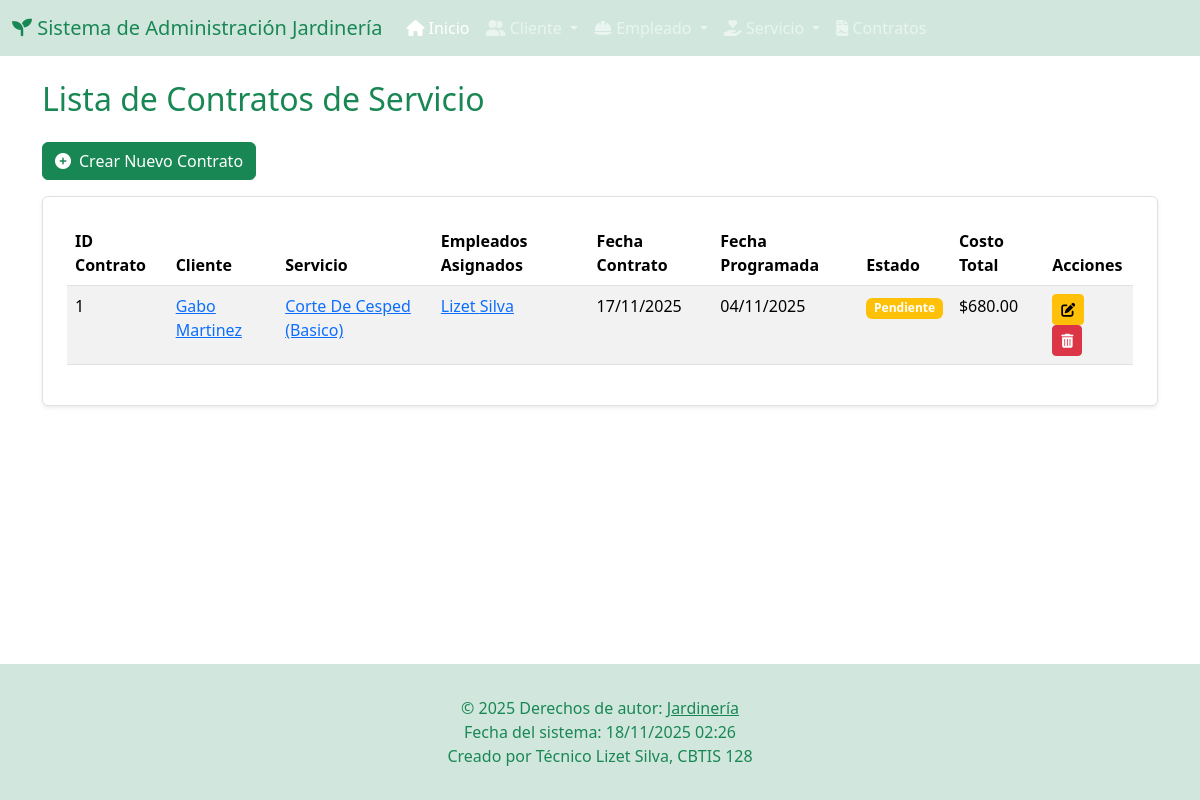
Screenshot of /jardineria/contratos/ with the database file from the repository.
### app_Jardineria/models.py (models this page shows, shortened)
class ContratoServicio(models.Model):
    cliente = models.ForeignKey(Cliente, on_delete=models.CASCADE, related_name='contratos')
    servicio = models.ForeignKey(Servicio, on_delete=models.CASCADE, related_name='contratos')
    empleados = models.ManyToManyField(Empleado, related_name='servicios_asignados')
    fecha_contrato = models.DateField(auto_now_add=True)
    fecha_programada = models.DateField()
    estado = models.CharField(
        max_length=20,
        choices=[
            ('PENDIENTE', 'Pendiente'),
            ('EN_PROGRESO', 'En Progreso'),
            ('COMPLETADO', 'Completado'),
            ('CANCELADO', 'Cancelado'),
        ],
        default='PENDIENTE'
    )
    observaciones = models.TextField(blank=True, null=True)
    costo_total = models.DecimalField(max_digits=10, decimal_places=2, blank=True, null=True) # Se puede calcular

class Cliente(models.Model):
    nombre = models.CharField(max_length=100)
    apellido = models.CharField(max_length=100)
    telefono = models.CharField(max_length=15, unique=True)
    email = models.EmailField(unique=True)
    direccion = models.CharField(max_length=100) # Corregido Charfield a CharField
    ciudad = models.CharField(max_length=100)
    codigo_postal = models.CharField(max_length=10)

class Servicio(models.Model):
    nombre_servicio = models.CharField(max_length=100)
    descripcion = models.TextField()
    precio = models.DecimalField(max_digits=8, decimal_places=2)
    duracion_estimada_horas = models.DecimalField(max_digits=4, decimal_places=2)
    fecha_creacion = models.DateTimeField(auto_now_add=True)
    activo = models.BooleanField(default=True)
    tipo_servicio = models.CharField(max_length=50, help_text="Ej: Poda, Riego, Diseño, Fumigación")

class Empleado(models.Model):
    nombre = models.CharField(max_length=100)
    apellido = models.CharField(max_length=100)
    puesto = models.CharField(max_length=100)
    telefono = models.CharField(max_length=15, unique=True)
    email = models.EmailField(unique=True)
    fecha_contratacion = models.DateField()
    salario = models.DecimalField(max_digits=10, decimal_places=2)

### app_Jardineria/views.py (the view)
# urls.py: path('contratos/', views.ver_contratos, name='ver_contratos'),
def ver_contratos(request):
    contratos = ContratoServicio.objects.all().order_by('-fecha_contrato')
    return render(request, 'contrato/ver_contratos.html', {'contratos': contratos})

### app_Jardineria/templates/contrato/ver_contratos.html (shortened to what this page needs)
{% extends 'base.html' %}
{% block content %}
<h2 class="mb-4 text-success">Lista de Contratos de Servicio</h2>
<a href="{% url 'agregar_contrato' %}" class="btn btn-success mb-3"><i class="fas fa-plus-circle me-2"></i>Crear Nuevo Contrato</a>
{% if contratos %}
<div class="table-responsive p-4 border rounded shadow-sm bg-white">
    <table class="table table-striped table-hover">
        <thead class="bg-success text-white">
            <tr>
                <th>ID Contrato</th>
                <th>Cliente</th>
                <th>Servicio</th>
                <th>Empleados Asignados</th>
                <th>Fecha Contrato</th>
                <th>Fecha Programada</th>
                <th>Estado</th>
                <th>Costo Total</th>
                <th>Acciones</th>
            </tr>
        </thead>
        <tbody>
            {% for contrato in contratos %}
            <tr>
                <td>{{ contrato.id }}</td>
                <td><a href="{% url 'detalle_cliente' contrato.cliente.id %}">{{ contrato.cliente.nombre }} {{ contrato.cliente.apellido }}</a></td>
                <td><a href="{% url 'detalle_servicio' contrato.servicio.id %}">{{ contrato.servicio.nombre_servicio }}</a></td>
                <td>
                    {% for empleado in contrato.empleados.all %}
                        <a href="{% url 'detalle_empleado' empleado.id %}">{{ empleado.nombre }} {{ empleado.apellido }}</a>{% if not forloop.last %}, {% endif %}
                    {% empty %}
                        <span class="text-muted">Ninguno</span>
                    {% endfor %}
                </td>
                <td>{{ contrato.fecha_contrato|date:"d/m/Y" }}</td>
                <td>{{ contrato.fecha_programada|date:"d/m/Y" }}</td>
                <td><span class="badge bg-{% if contrato.estado == 'COMPLETADO' %}success{% elif contrato.estado == 'PENDIENTE' %}warning{% elif contrato.estado == 'CANCELADO' %}danger{% else %}info{% endif %}">{{ contrato.get_estado_display }}</span></td>
                <td>${{ contrato.costo_total|default:"N/A"|floatformat:2 }}</td>
                <td>
                    <a href="{% url 'actualizar_contrato' contrato.id %}" class="btn btn-sm btn-warning me-2" title="Editar Contrato"><i class="fas fa-edit"></i></a>
                    <a href="{% url 'borrar_contrato' contrato.id %}" class="btn btn-sm btn-danger" title="Borrar Contrato"><i class="fas fa-trash-alt"></i></a>
                </td>
            </tr>
            {% endfor %}
        </tbody>
    </table>
</div>
{% else %}
<div class="alert alert-warning" role="alert">
    No hay contratos de servicio registrados.
</div>
{% endif %}
{% endblock %}

### app_Jardineria/templates/base.html (style rules this page uses)
body { display: flex; flex-direction: column; min-height: 100vh; }

### rows the page displays
ContratoServicio: id "1", cliente.nombre "Gabo", cliente.apellido "Martinez", servicio.nombre_servicio "Corte De Cesped (Basico)", fecha_contrato "17/11/2025", fecha_programada "04/11/2025", estado "Pendiente", costo_total "680.00"
Empleado: nombre "Lizet", apellido "Silva"
